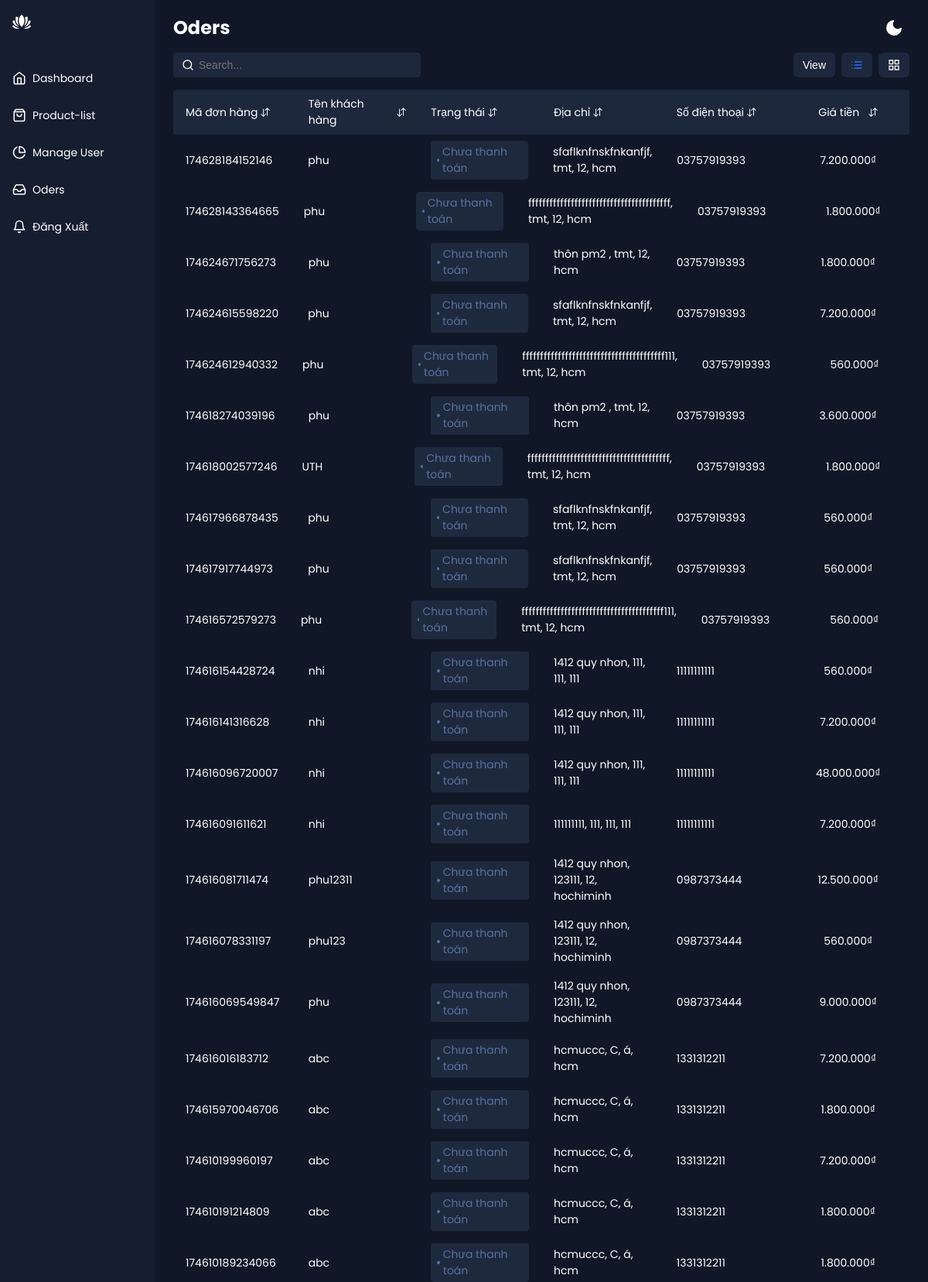
The app's page /?controller=orderManage&action=index (signed in, upper part) with its own data.
### tables this page shows
CREATE TABLE `orders` (
  `id` int(11) NOT NULL,
  `order_id` varchar(50) NOT NULL,
  `user_id` int(11) NOT NULL,
  `customer_name` varchar(255) NOT NULL,
  `phone` varchar(20) NOT NULL,
  `address` text NOT NULL,
  `ward` varchar(100) NOT NULL,
  `district` varchar(100) NOT NULL,
  `province` varchar(100) NOT NULL,
  `total_amount` decimal(15,2) NOT NULL,
  `payment_method` varchar(50) NOT NULL,
  `payment_status` varchar(50) NOT NULL DEFAULT 'pending',
  `order_status` varchar(50) NOT NULL DEFAULT 'pending',
  `created_at` timestamp NOT NULL DEFAULT current_timestamp()
);

### controllers/managements/OrderManageController.php (called while the page is built, shortened)
<?php
include_once('controllers/BaseController.php');
include_once('models/Order.php');
class OrderManageController extends BaseController
{
    public function __construct()
    {
        $this->folder = 'managements/order';
    }
    public function index(): void
    {
        $orderModel = new Order();
        $orders = $orderModel->getAll();
        $this->render('index', ['orders' => $orders], 'admin');
    }
}

### routes.php (called while the page is built, shortened)
<?php
    $controller = new $controllerName;
    $controller->$action();

### index.php (called while the page is built, shortened)
<?php
require_once('connection.php');
require_once('routes.php');

### connection.php (called while the page is built)
<?php
    class DB
    {
        private static $instance = NULL;
        private static $host = 'localhost';
        private static $dbname = 'dogiadung';
        private static $username = 'root';
        private static $password = '';
        public static function getInstance() {
            if (!isset(self::$instance)) {
                try {
                    self::$instance = new PDO(
                        "mysql:host=" . self::$host . ";dbname=" . self::$dbname,
                        self::$username,
                        self::$password );
                    self::$instance->exec("SET NAMES 'utf8'");
                } catch (PDOException $ex) {
                    die($ex->getMessage());
                }
            }
            return self::$instance;
        }
    }

### models/Order.php (called while the page is built, shortened)
<?php
class Order {
    private $db;
    public function __construct() {
        $this->db = DB::getInstance();
    }
    public function getAll() {
    $sql = "SELECT * FROM orders ORDER BY id DESC";
    $stmt = $this->db->prepare($sql);
    $stmt->execute();
    return $stmt->fetchAll(PDO::FETCH_ASSOC);
}
}
?>

### views/managements/order/index.php (the view, shortened to what this page needs)
<div class="app-content">
    <div class="app-content-header">
        <h1 class="app-content-headerText">Oders</h1>
        <button class="mode-switch" title="Switch Theme">
            <svg
                class="moon"
                fill="none"
                stroke="currentColor"
                stroke-linecap="round"
                stroke-linejoin="round"
                stroke-width="2"
                width="24"
                height="24"
                viewBox="0 0 24 24"
            >
                <defs></defs>
                <path d="M21 12.79A9 9 0 1111.21 3 7 7 0 0021 12.79z"></path>
            </svg>
        </button>
    </div>
    <div class="app-content-actions">
        <input class="search-bar" placeholder="Search..." type="text" />
        <div class="app-content-actions-wrapper">
            <div class="filter-button-wrapper">
                <button class="action-button filter jsFilter">View<u></u></button>
            </div>
            <button class="action-button list active" title="List View">
            </button>
            <button class="action-button grid" title="Grid View">
            </button>
        </div>
    </div>
    <div class="products-area-wrapper tableView">
        <div class="products-header">
            <div class="product-cell image">
                Mã đơn hàng
                <button class="sort-button">
                </button>
            </div>
            <div class="product-cell category">
                Tên khách hàng<button class="sort-button">
                </button>
            </div>
            <div class="product-cell status-cell">
                Trạng thái<button class="sort-button">
                </button>
            </div>
            <div class="product-cell sales">
                Địa chỉ<button class="sort-button">
                </button>
            </div>
            <div class="product-cell stock">
                Số điện thoại<button class="sort-button">
                </button>
            </div>
            <div class="product-cell price">
                Giá tiền<button class="sort-button">
                </button>
            </div>
        </div>
        <?php foreach ($orders as $order): ?>
    <div class="products-row">
        <div class="product-cell image">
            <span><?= htmlspecialchars($order['order_id']) ?></span>
        </div>
        <div class="product-cell category">
            <span class="cell-label">Tên khách hàng:</span> <?= htmlspecialchars($order['customer_name']) ?>
        </div>
        <div class="product-cell status-cell">
            <span class="status <?= $order['payment_status'] === 'paid' ? 'active' : 'disabled' ?>">
                <?= htmlspecialchars($order['payment_status'] === 'paid' ? 'Đã thanh toán' : 'Chưa thanh toán') ?>
            </span>
        </div>
        <div class="product-cell sales">
            <?= htmlspecialchars($order['address'] . ', ' . $order['ward'] . ', ' . $order['district'] . ', ' . $order['province']) ?>
        </div>
        <div class="product-cell stock">
            <span class="cell-label">Số điện thoại</span> <?= htmlspecialchars($order['phone']) ?>
        </div>
        <div class="product-cell price">
            <span class="cell-label">Giá tiền</span> <?= number_format($order['total_amount'], 0, ',', '.') ?>₫
        </div>
    </div>
    <?php endforeach; ?>
    </div>
</div>
</div>

### controllers/BaseController.php (shortened to what this page needs)
<?php
class BaseController
{
    protected $folder;
    function render($file, $data = array(), $layout = 'main')
    {
        $view_file = 'views/' . $this->folder . '/' . $file . '.php';
        if (is_file($view_file)) {
            extract($data);
            require_once($view_file);
            $content = ob_get_clean();
            require_once('views/layouts/' . $layout . '.php');
        } else {
            header('Location: index.php?controller=home&action=error');
        }
    }
}
?>

### views/layouts/admin.php (shortened to what this page needs)
<!DOCTYPE html>
<html lang="en">
<head>
    <link
            rel="stylesheet"
            href="https://cdnjs.cloudflare.com/ajax/libs/normalize/5.0.0/normalize.min.css"
    />
    <link rel="stylesheet" href="./assets/css/style.css" />
</head>
<body>
<div class="app-container">
    <div class="sidebar">
        <div class="sidebar-header">
            <div class="app-icon">
            </div>
        </div>
        <ul class="sidebar-list">
            <li class="sidebar-list-item">
                <a href="?controller=dashboard&action=index">
                    <svg
                            xmlns="http://www.w3.org/2000/svg"
                            width="18"
                            height="18"
                            viewBox="0 0 24 24"
                            fill="none"
                            stroke="currentColor"
                            stroke-width="2"
                            stroke-linecap="round"
                            stroke-linejoin="round"
                            class="feather feather-home"
                    >
                        <path d="M3 9l9-7 9 7v11a2 2 0 0 1-2 2H5a2 2 0 0 1-2-2z" />
                        <polyline points="9 22 9 12 15 12 15 22" />
                    </svg>
                    <span>Dashboard</span>
                </a>
            </li>
            <li class="sidebar-list-item">
                <a href="?controller=productManage&action=index">
                    <span>Product-list</span>
                </a>
            </li>
            <li class="sidebar-list-item ">
                <a href="?controller=userManage&action=index">
                    <svg
                            xmlns="http://www.w3.org/2000/svg"
                            width="18"
                            height="18"
                            viewBox="0 0 24 24"
                            fill="none"
                            stroke="currentColor"
                            stroke-width="2"
                            stroke-linecap="round"
                            stroke-linejoin="round"
                            class="feather feather-pie-chart"
                    >
                        <path d="M21.21 15.89A10 10 0 1 1 8 2.83" />
                        <path d="M22 12A10 10 0 0 0 12 2v10z" />
                    </svg>
                    <span>Manage User</span>
                </a>
            </li>
            <li class="sidebar-list-item">
                <a href="?controller=orderManage&action=index">
                    <span>Oders</span>
                </a>
            </li>
            <li class="sidebar-list-item">
                <a href="?controller=dashboard&action=logout">
                    <svg
                            xmlns="http://www.w3.org/2000/svg"
                            width="18"
                            height="18"
                            viewBox="0 0 24 24"
                            fill="none"
                            stroke="currentColor"
                            stroke-width="2"
                            stroke-linecap="round"
                            stroke-linejoin="round"
                            class="feather feather-bell"
                    >
                        <path d="M18 8A6 6 0 0 0 6 8c0 7-3 9-3 9h18s-3-2-3-9" />
                        <path d="M13.73 21a2 2 0 0 1-3.46 0" />
                    </svg>
                    <span>Đăng Xuất</span>
                </a>
            </li>
        </ul>
    </div>
    <?= @$content ?>
</body>
</html>

### records on screen
orders: order "174628184152146", customer_name "phu", payment_status "Chưa thanh toán", address+ward+district "sfaflknfnskfnkanfjf, tmt, 12, hcm", phone "03757919393", total_amount "7.200.000"
orders: order "174628143364665", customer_name "phu", payment_status "Chưa thanh toán", address+ward+district "ffffffffffffffffffffffffffffffffffffffff, tmt, 12, hcm", phone "03757919393", total_amount "1.800.000"
orders: order "174624671756273", customer_name "phu", payment_status "Chưa thanh toán", address+ward+district "thôn pm2 , tmt, 12, hcm", phone "03757919393", total_amount "1.800.000"
orders: order "174624615598220", customer_name "phu", payment_status "Chưa thanh toán", address+ward+district "sfaflknfnskfnkanfjf, tmt, 12, hcm", phone "03757919393", total_amount "7.200.000"
orders: order "174624612940332", customer_name "phu", payment_status "Chưa thanh toán", address+ward+district "ffffffffffffffffffffffffffffffffffffffff111, tmt, 12, hcm", phone "03757919393", total_amount "560.000"
orders: order "174618274039196", customer_name "phu", payment_status "Chưa thanh toán", address+ward+district "thôn pm2 , tmt, 12, hcm", phone "03757919393", total_amount "3.600.000"
orders: order "174618002577246", customer_name "UTH", payment_status "Chưa thanh toán", address+ward+district "ffffffffffffffffffffffffffffffffffffffff, tmt, 12, hcm", phone "03757919393", total_amount "1.800.000"
orders: order "174617966878435", customer_name "phu", payment_status "Chưa thanh toán", address+ward+district "sfaflknfnskfnkanfjf, tmt, 12, hcm", phone "03757919393", total_amount "560.000"
orders: order "174617917744973", customer_name "phu", payment_status "Chưa thanh toán", address+ward+district "sfaflknfnskfnkanfjf, tmt, 12, hcm", phone "03757919393", total_amount "560.000"
orders: order "174616572579273", customer_name "phu", payment_status "Chưa thanh toán", address+ward+district "ffffffffffffffffffffffffffffffffffffffff111, tmt, 12, hcm", phone "03757919393", total_amount "560.000"
orders: order "174616154428724", customer_name "nhi", payment_status "Chưa thanh toán", address+ward+district "1412 quy nhon, 111, 111, 111", phone "11111111111", total_amount "560.000"
orders: order "174616141316628", customer_name "nhi", payment_status "Chưa thanh toán", address+ward+district "1412 quy nhon, 111, 111, 111", phone "11111111111", total_amount "7.200.000"
orders: order "174616096720007", customer_name "nhi", payment_status "Chưa thanh toán", address+ward+district "1412 quy nhon, 111, 111, 111", phone "11111111111", total_amount "48.000.000"
orders: order "174616091611621", customer_name "nhi", payment_status "Chưa thanh toán", address+ward+district "111111111, 111, 111, 111", phone "11111111111", total_amount "7.200.000"
orders: order "174616081711474", customer_name "phu12311", payment_status "Chưa thanh toán", address+ward+district "1412 quy nhon, 123111, 12, hochiminh", phone "0987373444", total_amount "12.500.000"
orders: order "174616078331197", customer_name "phu123", payment_status "Chưa thanh toán", address+ward+district "1412 quy nhon, 123111, 12, hochiminh", phone "0987373444", total_amount "560.000"
orders: order "174616069549847", customer_name "phu", payment_status "Chưa thanh toán", address+ward+district "1412 quy nhon, 123111, 12, hochiminh", phone "0987373444", total_amount "9.000.000"
orders: order "174616016183712", customer_name "abc", payment_status "Chưa thanh toán", address+ward+district "hcmuccc, C, á, hcm", phone "1331312211", total_amount "7.200.000"
orders: order "174615970046706", customer_name "abc", payment_status "Chưa thanh toán", address+ward+district "hcmuccc, C, á, hcm", phone "1331312211", total_amount "1.800.000"
orders: order "174610199960197", customer_name "abc", payment_status "Chưa thanh toán", address+ward+district "hcmuccc, C, á, hcm", phone "1331312211", total_amount "7.200.000"
orders: order "174610191214809", customer_name "abc", payment_status "Chưa thanh toán", address+ward+district "hcmuccc, C, á, hcm", phone "1331312211", total_amount "1.800.000"
orders: order "174610189234066", customer_name "abc", payment_status "Chưa thanh toán", address+ward+district "hcmuccc, C, á, hcm", phone "1331312211", total_amount "1.800.000"
